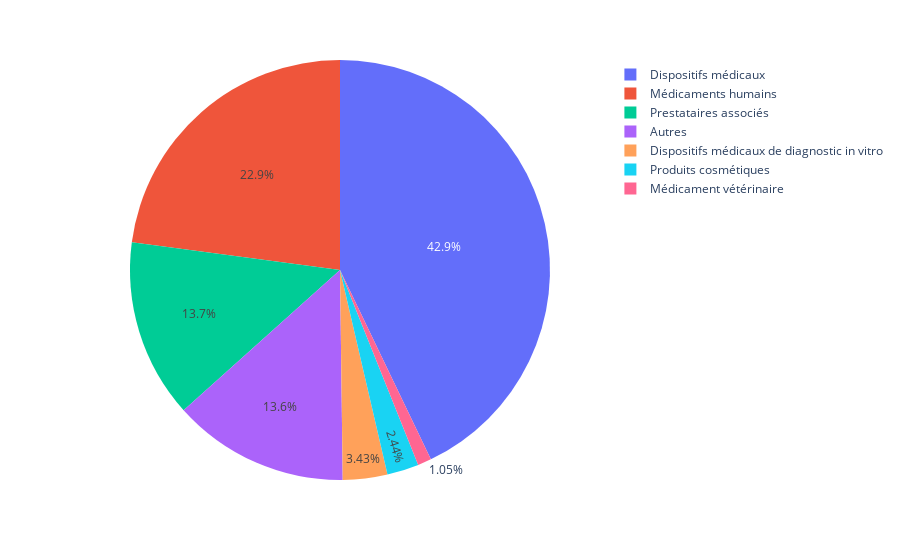

Source (notebook cell):
### Code cell
import  plotly.express  as  px 
#df = px.secteur_entreprise.tips()
fig = px.pie(df3, values='denomination_sociale', names=df3.index)
fig.show()

### Figure 1 — Plotly figure (JSON) as saved in the notebook; plotly's stock layout.template omitted (floating-point values rounded to 4 significant figures)
{"data": [{"domain": {"x": [0, 1], "y": [0, 1]}, "hoverlabel": {"namelength": 0}, "hovertemplate": "label=%{label}<br>denomination_sociale=%{value}", "labels": ["Autres", "Dispositifs médicaux", "Dispositifs médicaux de diagnostic in vitro", "Médicament vétérinaire", "Médicaments humains", "Prestataires associés", "Produits cosmétiques"], "legendgroup": "", "name": "", "showlegend": true, "type": "pie", "values": [428, 1352, 108, 33, 722, 433, 77]}], "layout": {"legend": {"tracegroupgap": 0}, "margin": {"t": 60}}}
